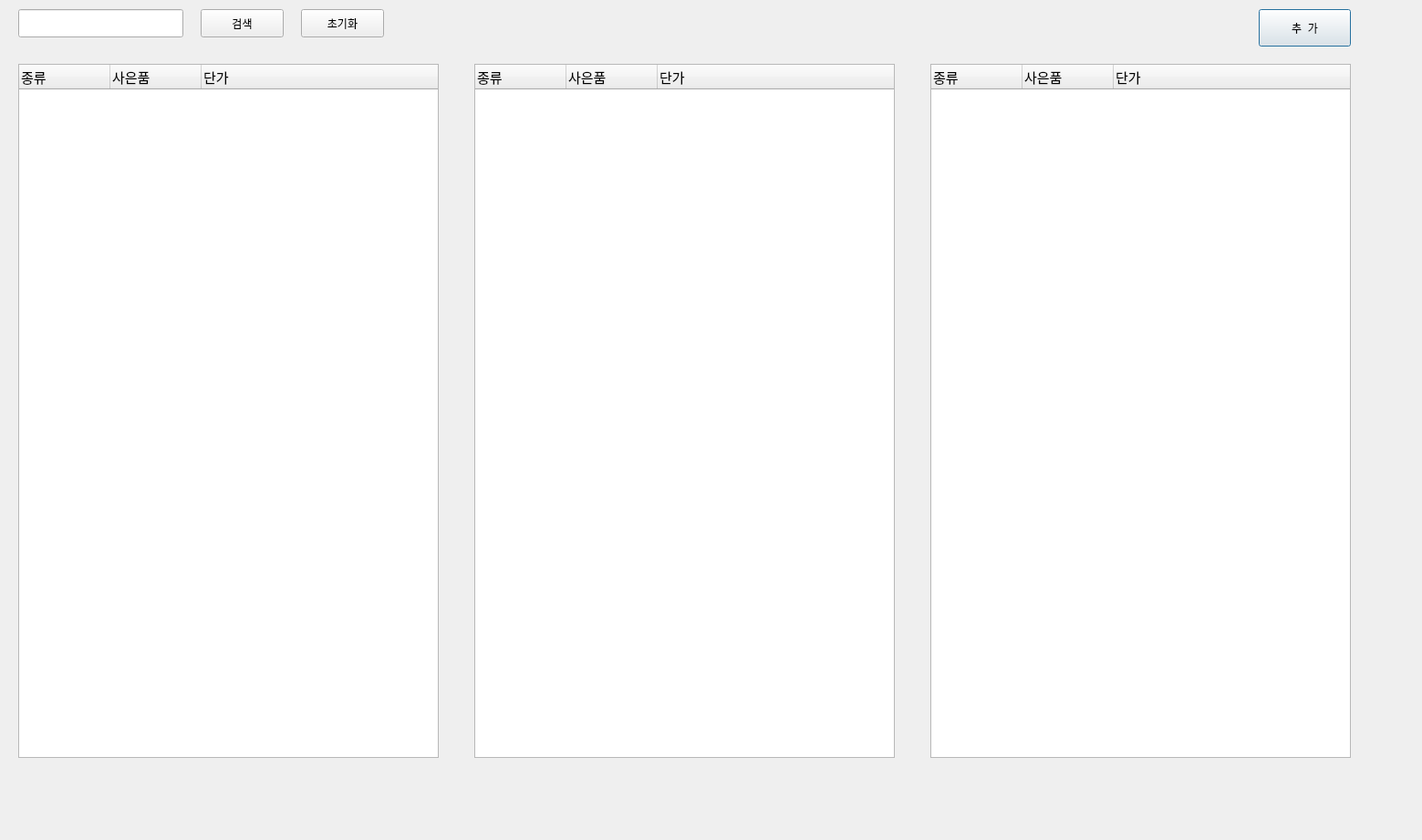
<?xml version="1.0" encoding="UTF-8"?>
<ui version="4.0">
 <class>Dialog</class>
 <widget class="QDialog" name="Dialog">
  <property name="geometry">
   <rect>
    <x>0</x>
    <y>0</y>
    <width>1559</width>
    <height>921</height>
   </rect>
  </property>
  <property name="sizePolicy">
   <sizepolicy hsizetype="Preferred" vsizetype="Preferred">
    <horstretch>0</horstretch>
    <verstretch>0</verstretch>
   </sizepolicy>
  </property>
  <property name="windowTitle">
   <string>Dialog</string>
  </property>
  <property name="sizeGripEnabled">
   <bool>false</bool>
  </property>
  <widget class="QPushButton" name="win_gift_append">
   <property name="geometry">
    <rect>
     <x>1380</x>
     <y>10</y>
     <width>101</width>
     <height>41</height>
    </rect>
   </property>
   <property name="text">
    <string>추  가</string>
   </property>
  </widget>
  <widget class="QTreeWidget" name="gift1">
   <property name="geometry">
    <rect>
     <x>20</x>
     <y>70</y>
     <width>461</width>
     <height>761</height>
    </rect>
   </property>
   <property name="font">
    <font>
     <pointsize>11</pointsize>
    </font>
   </property>
   <property name="selectionMode">
    <enum>QAbstractItemView::MultiSelection</enum>
   </property>
   <column>
    <property name="text">
     <string>종류</string>
    </property>
   </column>
   <column>
    <property name="text">
     <string>사은품</string>
    </property>
   </column>
   <column>
    <property name="text">
     <string>단가</string>
    </property>
   </column>
  </widget>
  <widget class="QTreeWidget" name="gift2">
   <property name="geometry">
    <rect>
     <x>520</x>
     <y>70</y>
     <width>461</width>
     <height>761</height>
    </rect>
   </property>
   <property name="font">
    <font>
     <pointsize>11</pointsize>
    </font>
   </property>
   <property name="selectionMode">
    <enum>QAbstractItemView::MultiSelection</enum>
   </property>
   <column>
    <property name="text">
     <string>종류</string>
    </property>
   </column>
   <column>
    <property name="text">
     <string>사은품</string>
    </property>
   </column>
   <column>
    <property name="text">
     <string>단가</string>
    </property>
   </column>
  </widget>
  <widget class="QTreeWidget" name="gift3">
   <property name="geometry">
    <rect>
     <x>1020</x>
     <y>70</y>
     <width>461</width>
     <height>761</height>
    </rect>
   </property>
   <property name="font">
    <font>
     <pointsize>11</pointsize>
    </font>
   </property>
   <property name="selectionMode">
    <enum>QAbstractItemView::MultiSelection</enum>
   </property>
   <column>
    <property name="text">
     <string>종류</string>
    </property>
   </column>
   <column>
    <property name="text">
     <string>사은품</string>
    </property>
   </column>
   <column>
    <property name="text">
     <string>단가</string>
    </property>
   </column>
  </widget>
  <widget class="QLineEdit" name="win_find_text">
   <property name="geometry">
    <rect>
     <x>20</x>
     <y>10</y>
     <width>181</width>
     <height>31</height>
    </rect>
   </property>
  </widget>
  <widget class="QPushButton" name="win_find_btn">
   <property name="geometry">
    <rect>
     <x>220</x>
     <y>10</y>
     <width>91</width>
     <height>31</height>
    </rect>
   </property>
   <property name="text">
    <string>검색</string>
   </property>
  </widget>
  <widget class="QPushButton" name="win_init_btn">
   <property name="geometry">
    <rect>
     <x>330</x>
     <y>10</y>
     <width>91</width>
     <height>31</height>
    </rect>
   </property>
   <property name="text">
    <string>초기화</string>
   </property>
  </widget>
 </widget>
 <resources/>
 <connections/>
</ui>
